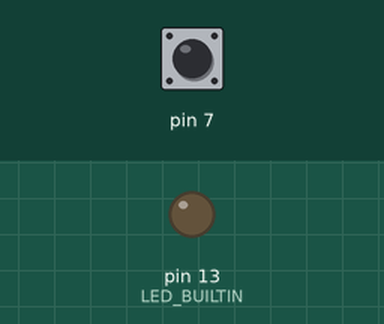
A sketch run on a simulated Arduino Uno, built with avr-gcc and run on an emulated ATmega328P. Shown: output pins drawn as LEDs (lit = HIGH). Dashed ring = blinking. The test bench sets the inputs (shaded band); at power-on: pin 7 HIGH. What the sketch prints to the serial monitor is not drawn.

Above: at 1.2 s.
1.3 s: pin 7 pulled LOW for 0.15 s
At 1.37 s:
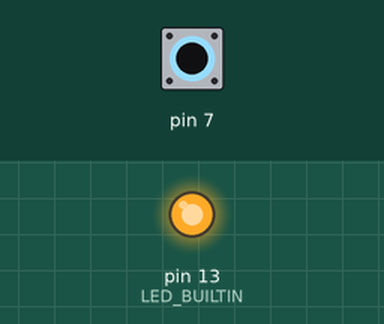
2.9 s: pin 7 pulled LOW for 0.15 s
At 4.4 s:
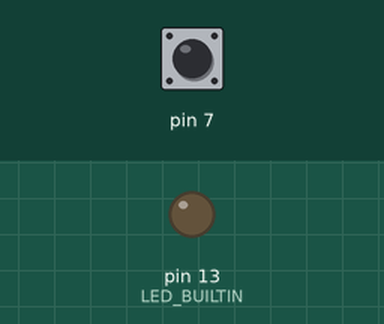
6.0 s: pin 7 pulsed LOW 2 times (0.12 s each, 0.3 s apart)
At 6.06 s:
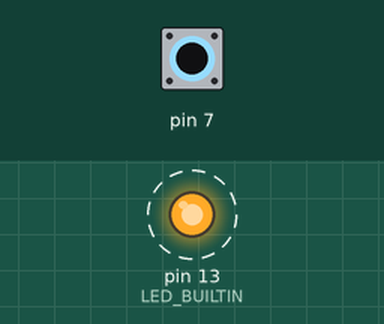
9.6 s: pin 7 driven LOW
At 10.0 s:
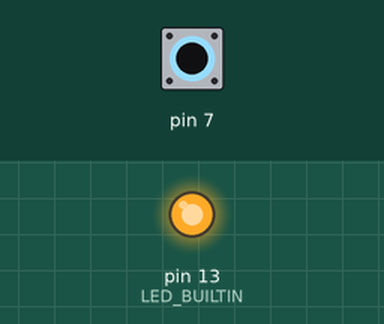
12.6 s: pin 7 driven HIGH
At 13.5 s:
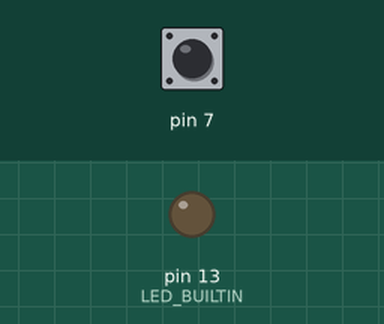
Timing chart, 0 to 15.6 s (numbered marks = the images above; inputs shaded):
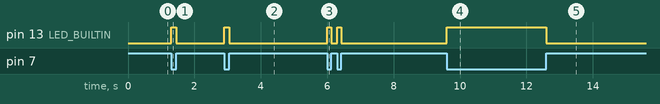

The sketch:

blink.ino
```cpp
const int a ;
void setup() {
  // put your setup code here, to run once:
  pinMode(LED_BUILTIN, OUTPUT);
  pinMode(PD7, INPUT);
  digitalWrite(PD7, 1); // HIGH state
  pinMode(PC0, INPUT);
  Serial.begin(115200);
}

void loop() {
  // put your main code here, to run repeatedly:
    // int c =analogRead(PC0);
    // Serial.println(c);
    // delay(25);
    if(digitalRead(PD7) != 0 )// state high
    {
        digitalWrite(LED_BUILTIN, 0);
        // int a = digitalRead(PD7);
        // Serial.println(a);
        Serial.println("LED OFF");
    }
    else// state low
    {
        digitalWrite(LED_BUILTIN, 1);
        // int b = digitalRead(PD7);
        // Serial.println(b);
        Serial.println("LED ON");
    }

}
```

Measured:
- after the input at 1.3 s, pin 13 (LED_BUILTIN): LOW → HIGH at once, → LOW 0.15 s later
- after the input at 2.9 s, pin 13 (LED_BUILTIN): LOW → HIGH at once, → LOW 0.15 s later
- after the input at 6.0 s, pin 13 (LED_BUILTIN): alternates HIGH for 0.12 s and LOW for 0.18 s, 4 changes in all, then stays LOW, starting at once
- after the input at 9.6 s, pin 13 (LED_BUILTIN): LOW → HIGH at once
- after the input at 12.6 s, pin 13 (LED_BUILTIN): HIGH → LOW at once
